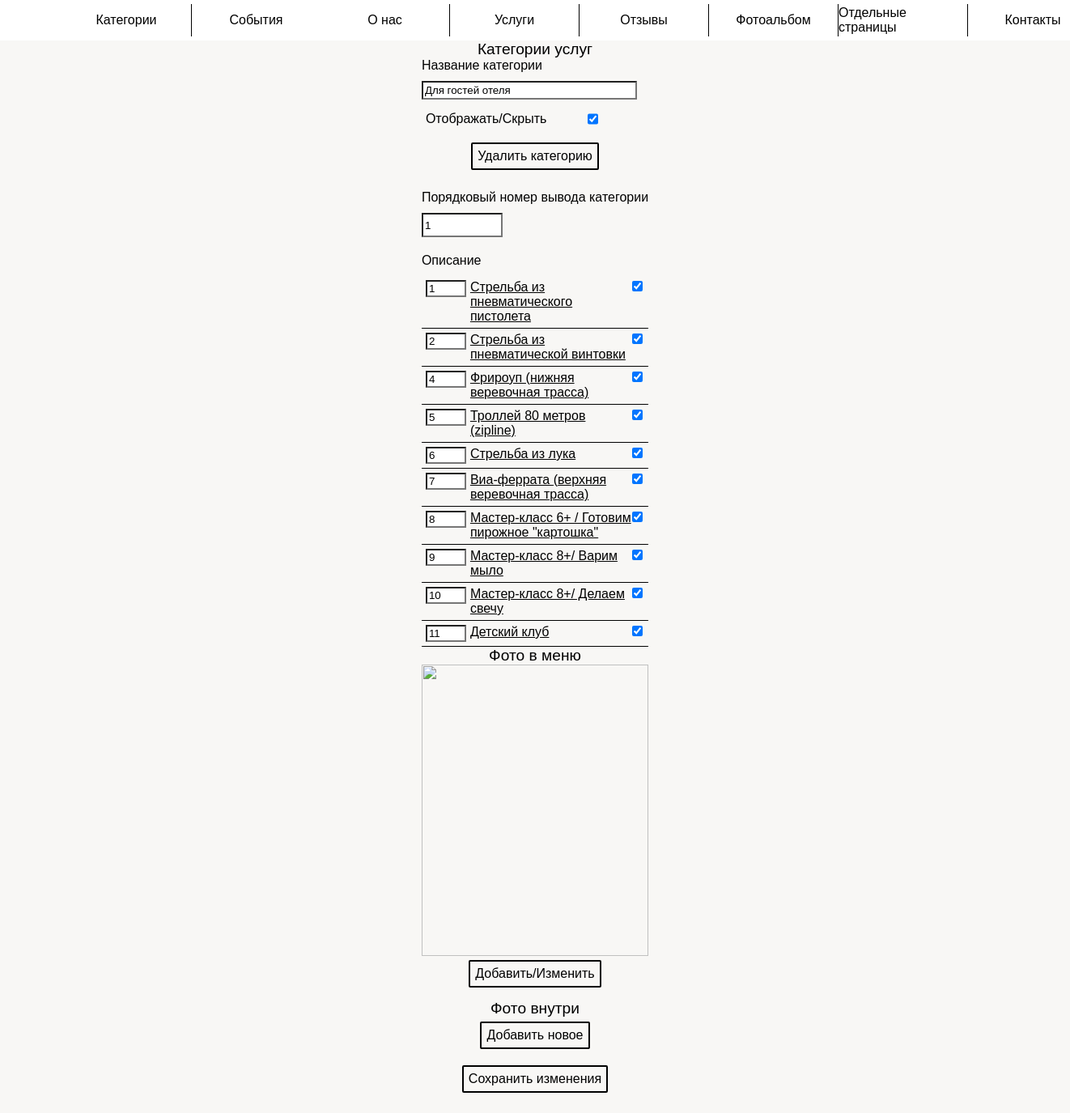
Screenshot of /admin_panel/category_change?category_id=15 (signed in) with the database file from the repository.
### app/models.py (models this page shows, shortened)
class Category(db.Model):
    id = db.Column(db.Integer, primary_key=True, index=True, unique=True)
    name = db.Column(db.String(128))
    description = db.Column(db.Text)
    status = db.Column(db.BOOLEAN())  # отображение клиентам
    services = db.relationship("ServiceCategory", backref="category", lazy="dynamic")
    number = db.Column(db.Integer, index=True, default=30)
    types = db.relationship("CategoryType", backref="category", lazy="dynamic")

class ServiceCategory(db.Model):
    id = db.Column(db.Integer, primary_key=True, index=True, unique=True)
    service_id = db.Column(db.ForeignKey("service.id"))
    category_id = db.Column(db.ForeignKey("category.id"))
    number = db.Column(db.Integer, default=500)  # порядковый номер

class Service(db.Model):
    id = db.Column(db.Integer, primary_key=True, index=True, unique=True)
    name = db.Column(db.String(128))
    short_description = db.Column(db.String(512))  # краткое описание
    description = db.Column(db.Text)  # полное описание
    status = db.Column(db.BOOLEAN())  # отображение клиентам
    next = db.Column(db.BOOLEAN())  # есть ли переход на дальнейшую страницу
    categories = db.relationship("ServiceCategory", backref="service", lazy="dynamic")
    price = db.Column(db.String(8))
    time = db.Column(db.String(128))

### app/admin_panel/routes.py (the view, shortened to what this page needs)
@bp.route("/category_change", methods=["GET", "POST"])
@login_required
def category_change():
    base_number = 1
    category_id = request.args.get("category_id")
    category = Category.query.filter_by(id=category_id).first()
    services = category.services.order_by(ServiceCategory.number).all()
    numbers = []  # хранит порядковые номера услуг
    try:
        files = listdir("app/static/images/category/{}".format(category_id))
    except:
        files = []
    for element in services:
        numbers.append(element.number)
    services = category.services.order_by(ServiceCategory.number).all()
    return render_template(
        "admin_panel/category.html",
        title="{}".format(category.name),
        category=category,
        services=services,
        numbers=numbers,
        files=files,
    )

### app/admin_panel/routes.py (called while the page is built)
@bp.after_request
def add_header(r):
    r.headers["Cache-Control"] = "no-cache, no-store, must-revalidate"
    r.headers["Pragma"] = "no-cache"
    r.headers["Expires"] = "1"
    r.headers["Cache-Control"] = "public, max-age=0"
    return r

### app/models.py (called while the page is built)
@login.user_loader
def load_user(id):
    return Admin.query.get(int(id))

### app/templates/admin_panel/category.html (shortened to what this page needs)
{% extends "admin_panel/base.html" %}
{% block app_content %}
    <link rel="stylesheet" href="{{ url_for('static', filename='admin_panel/category.css') }}">
    <link rel="stylesheet" href="{{ url_for('static', filename='slider.css') }}">
    <link rel="stylesheet" href="{{ url_for('static', filename='event/event.css') }}">
    {% set title = ckeditor %}
    <div class="title">Категории услуг</div>
    <div class="grid_panel">
        <div class="grid_block partners_map">
            <form method="POST" enctype="multipart/form-data"
                  action="{{ url_for('admin_panel.category_change') }}?category_id={{ category.id }}">
                <div class="grid_service">
                    <label for="title">Название категории</label>
                    <input type="text" name="title" id="title"
                           class="category_name" value="{{ category.name if category.name }}">
                    <div style="text-align: left;">
                        <div class="grid_checkbox">
                            <label for="checkbox_1" style="text-align: left;">Отображать/Скрыть</label>
                            <input style="margin-left: 0;" type="checkbox" id="checkbox_1" class="checkbox"
                                   name="mycheckbox" value="1" {{ "checked" if
                        category.status else "" }}/>
                        </div>
                    </div>
                    <div class="input__wrapper">
                        <label for="delete_category" class="input__file_button">
                            <span class="input__file_button_text_2">Удалить категорию</span>
                        </label>
                    </div>
                    <label for="weight">Порядковый номер вывода категории</label>
                    <input type="text" name="weight" id="weight" class="little_input"
                           value="{{ category.number if category.number else " 30" }}">
                    <label for="input_desc">Описание</label>
                </div>
                {% set i = namespace(a=0) %}
                {% for element in services %}
                    <div class="grid_element">
                        {% set service = element.service %}
                        <div class="grid_checkbox_2">
                            <div>
                                <label>
                                    <input class="service_number" type="number" min="0"
                                           name="service_number_{{ service.id }}" value="{{ numbers[i.a] }}">
                                </label>
                            </div>
                            <a href="{{ url_for('admin_panel.service_test') }}?service_id={{ service.id }}"
                               class="service_name">{{ service.name if service.name }}</a>
                            <div>
                                <input type="checkbox" class="checkbox" name="service_checkbox_{{ service.id }}"
                                       id="checkbox_{{ service.id }}"
                                       value="1" {{ "checked" if service.status else "" }}/>
                            </div>
                        </div>
                    </div>
                    {% set i.a = i.a + 1 %}
                {% endfor %}
                <div>
                    <div class="title">Фото в меню</div>
                    <div class="grid_block_photo">
                        <div><img
                                src="{{ url_for('static',filename='/images/category/preview/' + category.id|string  + '.jpg') }}"
                                alt="" class="image"></div>
                        <div class="input__wrapper">
                            <label for="add_preview" class="input__file_button">
                                <span class="input__file_button_text_2">Добавить/Изменить</span>
                            </label>
                        </div>
                    </div>
                    <div class="title">Фото внутри</div>
                    <div class="grid_block_photo">
                        <div class="input__wrapper">
                            <label for="blank_file" class="input__file_button">
                                <span class="input__file_button_text_2">Добавить новое</span>
                            </label>
                        </div>
                    </div>
                </div>
                <div class="input__wrapper">
                    <label for="Submit" class="input__file_button">
                        <span class="input__file_button_text_2">Сохранить изменения</span>
                    </label>
                </div>
            </form>
        </div>
    </div>
{% endblock %}

### app/static/main/main.css (style rules this page uses)
:root { --background-color: rgba(169, 191, 239, 0.15); --primary-color: #ffa300; --primary-font-size: 16px; --primary-font-family: Arial, sans-serif; --primary-content-width: 960px; --primary-content-height: 100px; --modal_window_time: none; --vw: none; --vh: none; }
html { box-sizing: border-box; -webkit-tap-highlight-color: rgba(0, 0, 0, 0); height: 100vh; }
*, *:before, *:after { box-sizing: inherit; }
* { appearance: none; -webkit-appearance: none; font-family: var(--primary-font-family); }
body { margin: 0; -webkit-text-size-adjust: none; background-color: rgba(209, 207, 188, 0.15); height: 100vh; }
img { user-select: none; }

### app/static/admin_panel.css (style rules this page uses)
.title { text-align: center; font-size: calc(var(--primary-font-size) * 1.2); }
.grid_panel { display: grid; grid-template-columns: min(95%, 960px); justify-content: center; }
.grid_block { display: grid; grid-template-columns: 100%; min-height: 100px; justify-items: center; align-items: center; }
.grid_block_photo { display: grid; grid-template-columns: 1fr; align-self: center; justify-content: center; }
.input__wrapper { display: flex; align-items: center; justify-content: center; margin: 5px 0 5px 0; }
.checkbox { -webkit-appearance: checkbox; margin: 0 auto; }
.grid_service { display: grid; grid-row-gap: 10px; margin-bottom: 10px; text-align: center; }
.grid_service > label { text-align: left; }
.category_name { display: flex; align-content: center; width: min(300px, 95%); padding: 2px; }
.little_input { display: flex; align-content: center; margin-bottom: 10px; width: 100px; height: 30px; }
.image { position: relative; object-fit: cover; height: clamp(200px, 45vh, 800px); width: 100%; display: flex; align-items: center; justify-content: center; }
.input__file_button { min-width: 80px; max-width: 200px; text-decoration: none; color: black; padding: 6px; border: 2px solid; border-radius: 2px; margin-bottom: 10px; text-align: center; }
.partners_map { border-radius: 5px; margin-bottom: 10px; }
.grid_element { display: block; grid-row-gap: 10px; border-bottom: 1px solid; }
.grid_checkbox { display: grid; grid-template-columns: 200px 1fr; padding: 5px; margin: auto; }
.grid_checkbox_2 { display: grid; grid-template-columns: 55px 200px 1fr; padding: 5px; margin: auto; }
.grid_checkbox > a, .grid_checkbox_2 > a { color: black; }
.service_name { font-size: var(--primary-font-size); }
.service_number { max-width: 50px; }

### app/static/slider.css (style rules this page uses)
:root { --primary-width: calc(100% / 1); --primary-flex: 0 0 calc(100% / 1); }

### rows the page displays
Category: title "Для гостей отеля", weight "1"
ServiceCategory: numbers "1"
Service: name "Стрельба из пневматического пистолета"
ServiceCategory: numbers "2"
Service: name "Стрельба из пневматической винтовки"
ServiceCategory: numbers "4"
Service: name "Фрироуп (нижняя веревочная трасса)"
ServiceCategory: numbers "5"
Service: name "Троллей 80 метров (zipline)"
ServiceCategory: numbers "6"
Service: name "Стрельба из лука"
ServiceCategory: numbers "7"
Service: name "Виа-феррата (верхняя веревочная трасса)"
ServiceCategory: numbers "8"
Service: name "Мастер-класс 6+ / Готовим пирожное \"картошка\""
ServiceCategory: numbers "9"
Service: name "Мастер-класс 8+/ Варим мыло"
ServiceCategory: numbers "10"
Service: name "Мастер-класс 8+/ Делаем свечу"
ServiceCategory: numbers "11"
Service: name "Детский клуб"
